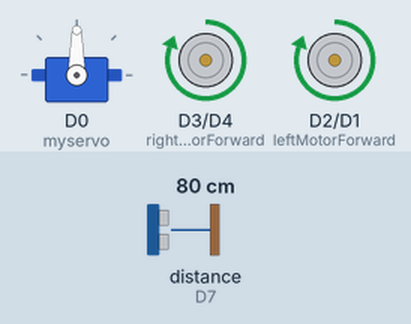
Recording of a sketch running on a simulated ESP8266 (NodeMCU). Shown: servo, motor-driver pin pairs drawn as motors (green arrow = first pin HIGH = forward, orange = second pin HIGH = backward, longer = more drive). Wiring (inferred from the names in the program): ultrasonic range finder: trigger D8; echo D7. The test bench sets the inputs (shaded band); at power-on: distance to the obstacle (sensor on D7) 80 cm. The echo pulse lasts 58.3 µs per cm; what the sketch prints to the serial monitor is not drawn.

Above: at 1.2 s.
1.3 s: distance to the obstacle (sensor on D7) set to 13 cm
2.8 s: distance to the obstacle (sensor on D7) set to 10 cm
At 5.7 s:
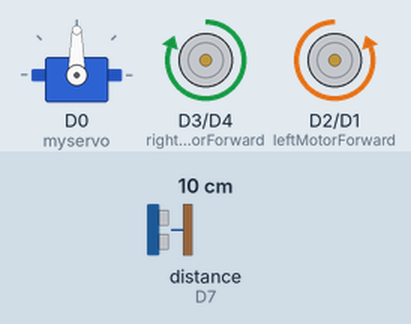
5.8 s: distance to the obstacle (sensor on D7) set to 18 cm
At 6.7 s:
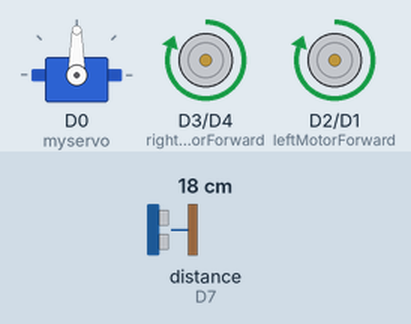
7.6 s: distance to the obstacle (sensor on D7) set to 2 cm
At 7.88 s:
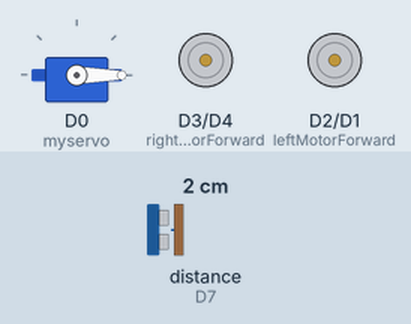
Timing chart, 0 to 11.6 s (numbered marks = the images above; inputs shaded):
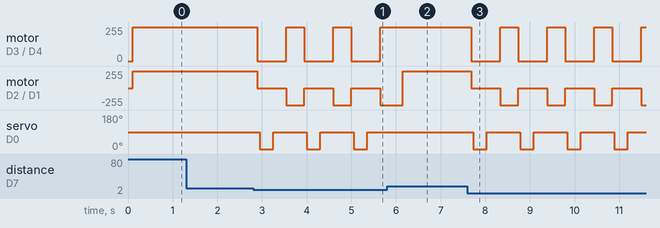

Measured:
- the behaviour switches between 12 and 11 cm on distance to the obstacle (sensor on D7) (found by bisection; images 0 and 1)
- after the input at 1.3 s, every drawn part: stays the same
- after the input at 2.8 s, motor on D3 (rightMotorForward) / D4 (rightMotorBackward): alternates forward 255/255 for 0.40 s and stopped for 0.65 s, starting after 0.10 s; motor on D2 (leftMotorForward) / D1 (leftMotorBackward): alternates backward 255/255 for 0.40 s and stopped for 0.65 s, starting after 0.10 s
- after the input at 5.8 s, motor on D3 (rightMotorForward) / D4 (rightMotorBackward): stays forward 255/255 (without the input it goes to stopped after 0.26 s); servo on D0 (myservo): stops changing and stays 90°
- after the input at 7.6 s, motor on D3 (rightMotorForward) / D4 (rightMotorBackward): alternates forward 255/255 for 0.40 s and stopped for 0.65 s, starting after 0.08 s; motor on D2 (leftMotorForward) / D1 (leftMotorBackward): alternates backward 255/255 for 0.40 s and stopped for 0.65 s, starting after 0.08 s

The sketch:

OBSTACLE_AVOIDER_BOT.ino
```cpp
/* © Robocell,CCA */
/* This code is given during Autonomous robotics workshop organised  by Robocell,CCA on 14 & 15th September,2019. */
/* Follow us on https://www.facebook.com/ccanitd.in/
/* For queries/help mail us at robocell@ccanitd.in
/* Visit us at-www.ccanitd.in*/


 /* FUNCTIONING:
 *This is the code for a simple obstacle avoider bot which finds its own path without colliding with other objects. */

/*WORKING:
/* 1.Initially the bot moves forward till the obstacle is at a distance greater than 10 cm.
 * 2.If obstacle distance comes less than 10 cm then bot stops and servo turns right and measures distance in right.
 * 3.The servo returns to its original position.
 * 3.If distance in right is greater than 12 cm then bot makes a right turn.
 * 4.If distance in right is less than 12 cm then bot makes a left turn.
 * 5.HAVE FUN.............
*/

#include<Servo.h>
Servo myservo;

 /* define L298N or L293D motor control pins */
int leftMotorBackward = D1;          /* (D1) -> IN1  */
int leftMotorForward = D2;           /* (D2) ->IN2   */
int rightMotorForward = D3;          /* (D3) -> IN3   */
int rightMotorBackward = D4;         /* (D4) -> IN4  */

/*ultrasonic sensor pin connection*/
#define echo D7
#define trig D8

int duration;
int cm;

void setup() {
  myservo.attach(D0);                /*(D0) -> servopin */
  pinMode(leftMotorForward,OUTPUT);
  pinMode(leftMotorBackward,OUTPUT);
  pinMode(rightMotorForward,OUTPUT);
  pinMode(rightMotorBackward,OUTPUT);
  pinMode(echo,INPUT);
  pinMode(trig,OUTPUT);
  Serial.begin(115200);
  myservo.write(90);
}

//////////////////////////////////////////////////////////////////////////////////////////////////////////////////////////////
/////////////////////////////////  ---------------   MAIN CODE   ------------------ ///////////////////////////////////////////////////
//////////////////////////////////////////////////////////////////////////////////////////////////////////////////////////////
void loop() {

   check();
   while(cm<=10||cm<0)                      /*If forward distance is less than 10 cm or reading is incorrect then stop for 50 miliseconds and check right distance.*/
   {
     stops();
     delay(50);
     myservo.write(0);                      /*U.S sensor faces right side.*/
     delay(300);
     check();

     myservo.write(90);                     /*U.S sensor is back to position ,i.e faces front.*/
     delay(300);

     if(cm>12)                              /*If right distance is greater than 12 cm than turn right.*/
     {
          sharpright();
          delay(400);
          check();
     }
     else                                   /*If right distance is not greater than 12 cm it turns left.*/
     {

          sharpleft();
          delay(400);
          check();
     }
   }
   check();                                 /*If forward distance is greater than 12 cm means bot goes forward.*/

   while(cm>10)
   {
     myservo.write(90);                     /*U.S sensor is at original position ,i.e faces front.*/
     delay(100);
     forward();
     check();
   }

}
void check()                                /*This function measures the distance of obstacle from the U.S sensor*/
{
   digitalWrite(trig,LOW);
   delayMicroseconds(2);
   digitalWrite(trig,HIGH);
   delayMicroseconds(10);
   digitalWrite(trig,LOW);
   duration=pulseIn(echo,HIGH);             /*Calculates after how much time we are getting the response*/
   cm=(duration*0.034)/2;                   /*speed of sound=340m/s i.e,0.034cm/microsec.*/
   Serial.print("Distance=");
   Serial.println(cm);
  }
//////////////////////////////////////////////////////////////////////////////////////////////////////////////////////////////
/////////////////////////////////  ---------------   MOTOR FUNCTIONS  ------------------ ///////////////////////////////////////////////////
//////////////////////////////////////////////////////////////////////////////////////////////////////////////////////////////
/********************************************* FORWARD *****************************************************/
void forward()
{
  digitalWrite(leftMotorForward,HIGH);
  digitalWrite(rightMotorForward,HIGH);
  digitalWrite(leftMotorBackward,LOW);
  digitalWrite(rightMotorBackward,LOW);
  Serial.print("Forward//////////");         /*To distinguish between motion of bot and distance in front on Serial Monitor.*/
}

/********************************************* TURN SHARPLEFT *****************************************************/
void sharpleft()
{
  digitalWrite(rightMotorForward,HIGH);
  digitalWrite(leftMotorBackward,HIGH);
  digitalWrite(rightMotorBackward,LOW);
  digitalWrite(leftMotorForward,LOW);
  Serial.print("Left//////////");
}

/********************************************* TURN SHARPRIGHT *****************************************************/
void sharpright()
{
  digitalWrite(leftMotorForward,HIGH);
  digitalWrite(rightMotorBackward,HIGH);
  digitalWrite(rightMotorForward,LOW);
  digitalWrite(leftMotorBackward,LOW);
  Serial.print("Right///////////");
}
/********************************************* STOP *****************************************************/
void stops()
{
  digitalWrite(leftMotorForward,LOW);
  digitalWrite(leftMotorBackward,LOW);
  digitalWrite(rightMotorForward,LOW);
  digitalWrite(rightMotorBackward,LOW);
}
```
